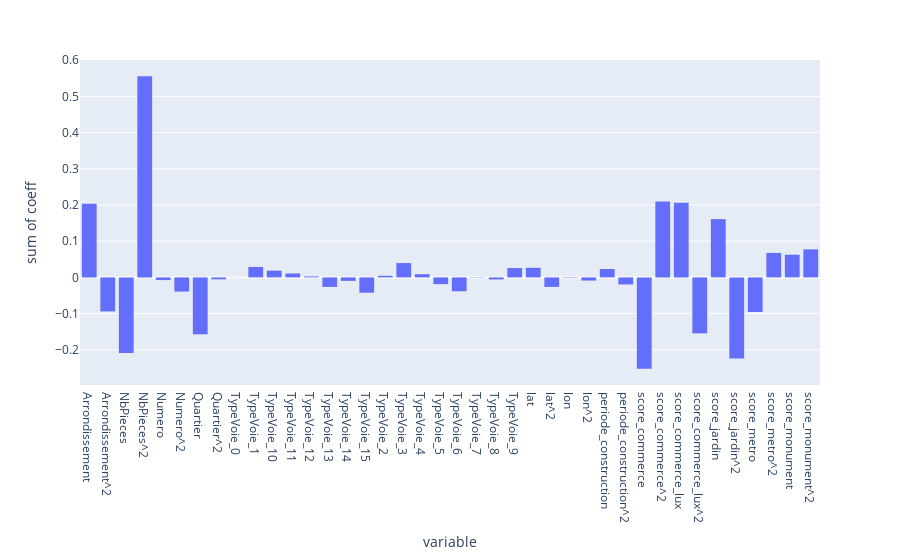
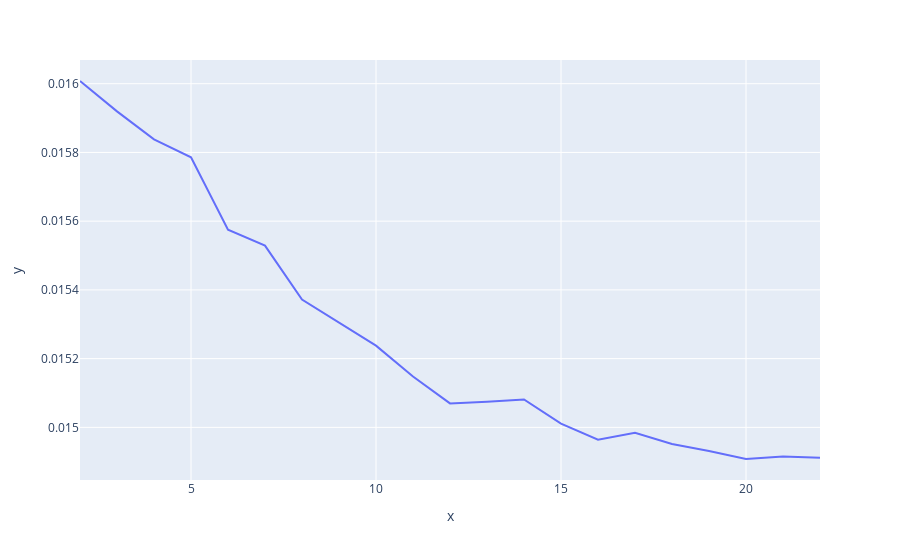

Notebook code for these charts, in order:
### Code cell
# Regressions jusqu'au degré 22

list_mse_degree = [polyreg(i) for i in range(2, 23)]

px.line(x = [i for i in range(2, 23)], y = list_mse_degree).show()

### Figure 1 — Plotly figure (JSON) as saved in the notebook; plotly's stock layout.template omitted (floating-point values rounded to 4 significant figures)
{"data": [{"alignmentgroup": "True", "bingroup": "x", "histfunc": "sum", "hovertemplate": "variable=%{x}<br>sum of coeff=%{y}<extra></extra>", "legendgroup": "", "marker": {"color": "#636efa"}, "name": "", "offsetgroup": "", "orientation": "v", "showlegend": false, "type": "histogram", "x": ["Arrondissement", "Arrondissement^2", "NbPieces", "NbPieces^2", "Numero", "Numero^2", "Quartier", "Quartier^2", "TypeVoie_0", "TypeVoie_1", "TypeVoie_10", "TypeVoie_11", "TypeVoie_12", "TypeVoie_13", "TypeVoie_14", "TypeVoie_15", "TypeVoie_2", "TypeVoie_3", "TypeVoie_4", "TypeVoie_5", "TypeVoie_6", "TypeVoie_7", "TypeVoie_8", "TypeVoie_9", "lat", "lat^2", "lon", "lon^2", "periode_construction", "periode_construction^2", "score_commerce", "score_commerce^2", "score_commerce_lux", "score_commerce_lux^2", "score_jardin", "score_jardin^2", "score_metro", "score_metro^2", "score_monument", "score_monument^2"], "xaxis": "x", "y": [0.2033, -0.09396, -0.2091, 0.5556, -0.007424, -0.0391, -0.1571, -0.005254, -0.0002711, 0.02896, 0.01872, 0.0108, 0.002625, -0.0262, -0.00952, -0.04219, 0.004472, 0.03958, 0.008824, -0.01864, -0.03821, 0.0008729, -0.00561, 0.02578, 0.02658, -0.02625, 0.001148, -0.008619, 0.02314, -0.01943, -0.2523, 0.2095, 0.2065, -0.1545, 0.1609, -0.2241, -0.09558, 0.06761, 0.06271, 0.07743], "yaxis": "y"}], "layout": {"barmode": "relative", "legend": {"tracegroupgap": 0}, "margin": {"t": 60}, "xaxis": {"anchor": "y", "domain": [0, 1], "title": {"text": "variable"}}, "yaxis": {"anchor": "x", "domain": [0, 1], "title": {"text": "sum of coeff"}}}}

### Figure 2 — Plotly figure (JSON) as saved in the notebook; plotly's stock layout.template omitted (floating-point values rounded to 4 significant figures)
{"data": [{"hovertemplate": "x=%{x}<br>y=%{y}<extra></extra>", "legendgroup": "", "line": {"color": "#636efa", "dash": "solid"}, "mode": "lines", "name": "", "orientation": "v", "showlegend": false, "type": "scatter", "x": [2, 3, 4, 5, 6, 7, 8, 9, 10, 11, 12, 13, 14, 15, 16, 17, 18, 19, 20, 21, 22], "xaxis": "x", "y": [0.01601, 0.01592, 0.01584, 0.01579, 0.01558, 0.01553, 0.01537, 0.0153, 0.01524, 0.01515, 0.01507, 0.01507, 0.01508, 0.01501, 0.01496, 0.01498, 0.01495, 0.01493, 0.01491, 0.01492, 0.01491], "yaxis": "y"}], "layout": {"legend": {"tracegroupgap": 0}, "margin": {"t": 60}, "xaxis": {"anchor": "y", "domain": [0, 1], "title": {"text": "x"}}, "yaxis": {"anchor": "x", "domain": [0, 1], "title": {"text": "y"}}}}
